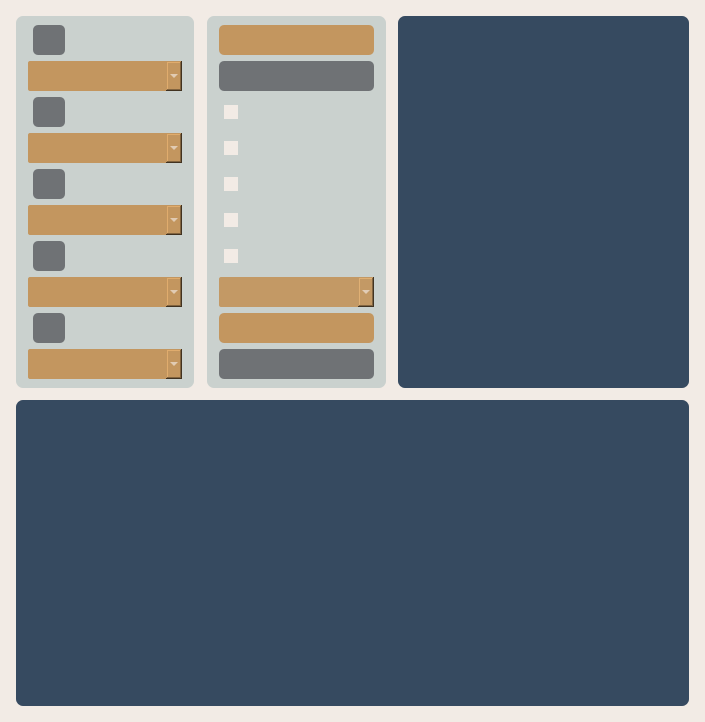
<?xml version="1.0" encoding="UTF-8"?>
<ui version="4.0">
 <class>MainWindow</class>
 <widget class="QMainWindow" name="MainWindow">
  <property name="geometry">
   <rect>
    <x>0</x>
    <y>0</y>
    <width>705</width>
    <height>722</height>
   </rect>
  </property>
  <property name="windowTitle">
   <string>MainWindow</string>
  </property>
  <widget class="QWidget" name="centralwidget">
   <property name="styleSheet">
    <string notr="true">#centralwidget{
background-color: rgb(242, 235, 229);}</string>
   </property>
   <layout class="QGridLayout" name="gridLayout" rowstretch="1,98,1" columnstretch="1,98,1">
    <item row="1" column="2">
     <spacer name="horizontalSpacer_16">
      <property name="orientation">
       <enum>Qt::Horizontal</enum>
      </property>
      <property name="sizeHint" stdset="0">
       <size>
        <width>40</width>
        <height>20</height>
       </size>
      </property>
     </spacer>
    </item>
    <item row="0" column="1">
     <spacer name="verticalSpacer">
      <property name="orientation">
       <enum>Qt::Vertical</enum>
      </property>
      <property name="sizeHint" stdset="0">
       <size>
        <width>20</width>
        <height>40</height>
       </size>
      </property>
     </spacer>
    </item>
    <item row="1" column="1">
     <layout class="QVBoxLayout" name="verticalLayout" stretch="49,1,50">
      <item>
       <layout class="QHBoxLayout" name="horizontalLayout_3" stretch="27,1,27,1,44">
        <item>
         <widget class="QFrame" name="verticalFrame_2">
          <property name="styleSheet">
           <string notr="true">#verticalFrame_2{
background-color: rgb(202, 209, 206);
border-radius:7px;}</string>
          </property>
          <layout class="QVBoxLayout" name="verticalLayout_6" stretch="15,2,15,2,15,2,15,2,0,0,0,0,15,2,15,0,0,0">
           <item>
            <layout class="QHBoxLayout" name="horizontalLayout_4" stretch="5,20,75">
             <item>
              <spacer name="horizontalSpacer_3">
               <property name="orientation">
                <enum>Qt::Horizontal</enum>
               </property>
               <property name="sizeHint" stdset="0">
                <size>
                 <width>40</width>
                 <height>20</height>
                </size>
               </property>
              </spacer>
             </item>
             <item>
              <widget class="QLabel" name="label_3">
               <property name="styleSheet">
                <string notr="true">border-radius:5px;min-height: 30px;
color:rgb(242, 235, 229);
background-color: rgb(111, 114, 117);</string>
               </property>
               <property name="frameShape">
                <enum>QFrame::StyledPanel</enum>
               </property>
               <property name="text">
                <string/>
               </property>
               <property name="alignment">
                <set>Qt::AlignCenter</set>
               </property>
              </widget>
             </item>
             <item>
              <spacer name="horizontalSpacer_4">
               <property name="orientation">
                <enum>Qt::Horizontal</enum>
               </property>
               <property name="sizeHint" stdset="0">
                <size>
                 <width>40</width>
                 <height>20</height>
                </size>
               </property>
              </spacer>
             </item>
            </layout>
           </item>
           <item>
            <spacer name="verticalSpacer_8">
             <property name="orientation">
              <enum>Qt::Vertical</enum>
             </property>
             <property name="sizeHint" stdset="0">
              <size>
               <width>20</width>
               <height>40</height>
              </size>
             </property>
            </spacer>
           </item>
           <item>
            <layout class="QHBoxLayout" name="horizontalLayout_5" stretch="2,96,2">
             <item>
              <spacer name="horizontalSpacer_5">
               <property name="orientation">
                <enum>Qt::Horizontal</enum>
               </property>
               <property name="sizeHint" stdset="0">
                <size>
                 <width>40</width>
                 <height>20</height>
                </size>
               </property>
              </spacer>
             </item>
             <item>
              <widget class="QComboBox" name="comboBox">
               <property name="styleSheet">
                <string notr="true">background-color: rgb(195, 150, 95);
border-radius:2px;
min-height: 30px;color: rgb(19, 19, 19);
color: rgb(242, 235, 229);</string>
               </property>
               <property name="insertPolicy">
                <enum>QComboBox::InsertAtCurrent</enum>
               </property>
              </widget>
             </item>
             <item>
              <spacer name="horizontalSpacer_6">
               <property name="orientation">
                <enum>Qt::Horizontal</enum>
               </property>
               <property name="sizeHint" stdset="0">
                <size>
                 <width>40</width>
                 <height>20</height>
                </size>
               </property>
              </spacer>
             </item>
            </layout>
           </item>
           <item>
            <spacer name="verticalSpacer_7">
             <property name="orientation">
              <enum>Qt::Vertical</enum>
             </property>
             <property name="sizeHint" stdset="0">
              <size>
               <width>20</width>
               <height>40</height>
              </size>
             </property>
            </spacer>
           </item>
           <item>
            <layout class="QHBoxLayout" name="horizontalLayout_6" stretch="5,20,75">
             <item>
              <spacer name="horizontalSpacer_7">
               <property name="orientation">
                <enum>Qt::Horizontal</enum>
               </property>
               <property name="sizeHint" stdset="0">
                <size>
                 <width>40</width>
                 <height>20</height>
                </size>
               </property>
              </spacer>
             </item>
             <item>
              <widget class="QLabel" name="label_4">
               <property name="styleSheet">
                <string notr="true">border-radius:5px;min-height: 30px;
color:rgb(242, 235, 229);
background-color: rgb(111, 114, 117);</string>
               </property>
               <property name="frameShape">
                <enum>QFrame::StyledPanel</enum>
               </property>
               <property name="text">
                <string/>
               </property>
               <property name="alignment">
                <set>Qt::AlignCenter</set>
               </property>
              </widget>
             </item>
             <item>
              <spacer name="horizontalSpacer_8">
               <property name="orientation">
                <enum>Qt::Horizontal</enum>
               </property>
               <property name="sizeHint" stdset="0">
                <size>
                 <width>40</width>
                 <height>20</height>
                </size>
               </property>
              </spacer>
             </item>
            </layout>
           </item>
           <item>
            <spacer name="verticalSpacer_6">
             <property name="orientation">
              <enum>Qt::Vertical</enum>
             </property>
             <property name="sizeHint" stdset="0">
              <size>
               <width>20</width>
               <height>40</height>
              </size>
             </property>
            </spacer>
           </item>
           <item>
            <layout class="QHBoxLayout" name="horizontalLayout_7" stretch="2,96,2">
             <item>
              <spacer name="horizontalSpacer_9">
               <property name="orientation">
                <enum>Qt::Horizontal</enum>
               </property>
               <property name="sizeHint" stdset="0">
                <size>
                 <width>40</width>
                 <height>20</height>
                </size>
               </property>
              </spacer>
             </item>
             <item>
              <widget class="QComboBox" name="comboBox_2">
               <property name="styleSheet">
                <string notr="true">background-color: rgb(195, 150, 95);
border-radius:2px;
min-height: 30px;color: rgb(19, 19, 19);
color: rgb(242, 235, 229);</string>
               </property>
              </widget>
             </item>
             <item>
              <spacer name="horizontalSpacer_10">
               <property name="orientation">
                <enum>Qt::Horizontal</enum>
               </property>
               <property name="sizeHint" stdset="0">
                <size>
                 <width>40</width>
                 <height>20</height>
                </size>
               </property>
              </spacer>
             </item>
            </layout>
           </item>
           <item>
            <spacer name="verticalSpacer_5">
             <property name="orientation">
              <enum>Qt::Vertical</enum>
             </property>
             <property name="sizeHint" stdset="0">
              <size>
               <width>20</width>
               <height>40</height>
              </size>
             </property>
            </spacer>
           </item>
           <item>
            <layout class="QHBoxLayout" name="horizontalLayout_9" stretch="5,20,75">
             <item>
              <spacer name="horizontalSpacer_19">
               <property name="orientation">
                <enum>Qt::Horizontal</enum>
               </property>
               <property name="sizeHint" stdset="0">
                <size>
                 <width>40</width>
                 <height>20</height>
                </size>
               </property>
              </spacer>
             </item>
             <item>
              <widget class="QLabel" name="label_5">
               <property name="styleSheet">
                <string notr="true">border-radius:5px;min-height: 30px;
color:rgb(242, 235, 229);
background-color: rgb(111, 114, 117);</string>
               </property>
               <property name="frameShape">
                <enum>QFrame::StyledPanel</enum>
               </property>
               <property name="text">
                <string/>
               </property>
               <property name="alignment">
                <set>Qt::AlignCenter</set>
               </property>
              </widget>
             </item>
             <item>
              <spacer name="horizontalSpacer_18">
               <property name="orientation">
                <enum>Qt::Horizontal</enum>
               </property>
               <property name="sizeHint" stdset="0">
                <size>
                 <width>40</width>
                 <height>20</height>
                </size>
               </property>
              </spacer>
             </item>
            </layout>
           </item>
           <item>
            <spacer name="verticalSpacer_10">
             <property name="orientation">
              <enum>Qt::Vertical</enum>
             </property>
             <property name="sizeHint" stdset="0">
              <size>
               <width>20</width>
               <height>40</height>
              </size>
             </property>
            </spacer>
           </item>
           <item>
            <layout class="QHBoxLayout" name="horizontalLayout_10" stretch="2,96,2">
             <item>
              <spacer name="horizontalSpacer_20">
               <property name="orientation">
                <enum>Qt::Horizontal</enum>
               </property>
               <property name="sizeHint" stdset="0">
                <size>
                 <width>40</width>
                 <height>20</height>
                </size>
               </property>
              </spacer>
             </item>
             <item>
              <widget class="QComboBox" name="comboBox_4">
               <property name="styleSheet">
                <string notr="true">background-color: rgb(195, 150, 95);
border-radius:2px;
min-height: 30px;color: rgb(19, 19, 19);
color: rgb(242, 235, 229);</string>
               </property>
              </widget>
             </item>
             <item>
              <spacer name="horizontalSpacer_21">
               <property name="orientation">
                <enum>Qt::Horizontal</enum>
               </property>
               <property name="sizeHint" stdset="0">
                <size>
                 <width>40</width>
                 <height>20</height>
                </size>
               </property>
              </spacer>
             </item>
            </layout>
           </item>
           <item>
            <spacer name="verticalSpacer_11">
             <property name="orientation">
              <enum>Qt::Vertical</enum>
             </property>
             <property name="sizeHint" stdset="0">
              <size>
               <width>20</width>
               <height>40</height>
              </size>
             </property>
            </spacer>
           </item>
           <item>
            <layout class="QHBoxLayout" name="horizontalLayout_8" stretch="5,20,75">
             <item>
              <spacer name="horizontalSpacer_11">
               <property name="orientation">
                <enum>Qt::Horizontal</enum>
               </property>
               <property name="sizeHint" stdset="0">
                <size>
                 <width>40</width>
                 <height>20</height>
                </size>
               </property>
              </spacer>
             </item>
             <item>
              <widget class="QLabel" name="label_6">
               <property name="styleSheet">
                <string notr="true">border-radius:5px;min-height: 30px;
color:rgb(242, 235, 229);
background-color: rgb(111, 114, 117);</string>
               </property>
               <property name="frameShape">
                <enum>QFrame::StyledPanel</enum>
               </property>
               <property name="text">
                <string/>
               </property>
               <property name="alignment">
                <set>Qt::AlignCenter</set>
               </property>
              </widget>
             </item>
             <item>
              <spacer name="horizontalSpacer_12">
               <property name="orientation">
                <enum>Qt::Horizontal</enum>
               </property>
               <property name="sizeHint" stdset="0">
                <size>
                 <width>40</width>
                 <height>20</height>
                </size>
               </property>
              </spacer>
             </item>
            </layout>
           </item>
           <item>
            <spacer name="verticalSpacer_4">
             <property name="orientation">
              <enum>Qt::Vertical</enum>
             </property>
             <property name="sizeHint" stdset="0">
              <size>
               <width>20</width>
               <height>40</height>
              </size>
             </property>
            </spacer>
           </item>
           <item>
            <layout class="QHBoxLayout" name="horizontalLayout_11" stretch="2,96,2">
             <item>
              <spacer name="horizontalSpacer_13">
               <property name="orientation">
                <enum>Qt::Horizontal</enum>
               </property>
               <property name="sizeHint" stdset="0">
                <size>
                 <width>40</width>
                 <height>20</height>
                </size>
               </property>
              </spacer>
             </item>
             <item>
              <widget class="QComboBox" name="comboBox_3">
               <property name="styleSheet">
                <string notr="true">background-color: rgb(195, 150, 95);
border-radius:2px;
min-height: 30px;color: rgb(19, 19, 19);
color: rgb(242, 235, 229);</string>
               </property>
              </widget>
             </item>
             <item>
              <spacer name="horizontalSpacer_14">
               <property name="orientation">
                <enum>Qt::Horizontal</enum>
               </property>
               <property name="sizeHint" stdset="0">
                <size>
                 <width>40</width>
                 <height>20</height>
                </size>
               </property>
              </spacer>
             </item>
            </layout>
           </item>
           <item>
            <layout class="QHBoxLayout" name="horizontalLayout_14" stretch="5,20,75">
             <item>
              <spacer name="horizontalSpacer_25">
               <property name="orientation">
                <enum>Qt::Horizontal</enum>
               </property>
               <property name="sizeHint" stdset="0">
                <size>
                 <width>40</width>
                 <height>20</height>
                </size>
               </property>
              </spacer>
             </item>
             <item>
              <widget class="QLabel" name="label">
               <property name="styleSheet">
                <string notr="true">border-radius:5px;min-height: 30px;
color:rgb(242, 235, 229);
background-color: rgb(111, 114, 117);</string>
               </property>
               <property name="text">
                <string/>
               </property>
               <property name="alignment">
                <set>Qt::AlignCenter</set>
               </property>
              </widget>
             </item>
             <item>
              <spacer name="horizontalSpacer_24">
               <property name="orientation">
                <enum>Qt::Horizontal</enum>
               </property>
               <property name="sizeHint" stdset="0">
                <size>
                 <width>40</width>
                 <height>20</height>
                </size>
               </property>
              </spacer>
             </item>
            </layout>
           </item>
           <item>
            <spacer name="verticalSpacer_12">
             <property name="orientation">
              <enum>Qt::Vertical</enum>
             </property>
             <property name="sizeHint" stdset="0">
              <size>
               <width>20</width>
               <height>40</height>
              </size>
             </property>
            </spacer>
           </item>
           <item>
            <layout class="QHBoxLayout" name="horizontalLayout_15" stretch="2,96,2">
             <item>
              <spacer name="horizontalSpacer_26">
               <property name="orientation">
                <enum>Qt::Horizontal</enum>
               </property>
               <property name="sizeHint" stdset="0">
                <size>
                 <width>40</width>
                 <height>20</height>
                </size>
               </property>
              </spacer>
             </item>
             <item>
              <widget class="QComboBox" name="comboBox_5">
               <property name="styleSheet">
                <string notr="true">background-color: rgb(195, 150, 95);
border-radius:2px;
min-height: 30px;color: rgb(19, 19, 19);
color: rgb(242, 235, 229);</string>
               </property>
              </widget>
             </item>
             <item>
              <spacer name="horizontalSpacer_27">
               <property name="orientation">
                <enum>Qt::Horizontal</enum>
               </property>
               <property name="sizeHint" stdset="0">
                <size>
                 <width>40</width>
                 <height>20</height>
                </size>
               </property>
              </spacer>
             </item>
            </layout>
           </item>
          </layout>
         </widget>
        </item>
        <item>
         <spacer name="horizontalSpacer">
          <property name="orientation">
           <enum>Qt::Horizontal</enum>
          </property>
          <property name="sizeHint" stdset="0">
           <size>
            <width>40</width>
            <height>20</height>
           </size>
          </property>
         </spacer>
        </item>
        <item>
         <widget class="QFrame" name="verticalFrame_5">
          <property name="styleSheet">
           <string notr="true">#verticalFrame_5{
background-color: rgb(202, 209, 206);
border-radius:7px;}</string>
          </property>
          <layout class="QVBoxLayout" name="verticalLayout_2" stretch="28,2,38,2,9,2,9,2,9">
           <item>
            <layout class="QVBoxLayout" name="verticalLayout_9">
             <item>
              <layout class="QHBoxLayout" name="horizontalLayout_16" stretch="2,96,2">
               <item>
                <spacer name="horizontalSpacer_28">
                 <property name="orientation">
                  <enum>Qt::Horizontal</enum>
                 </property>
                 <property name="sizeHint" stdset="0">
                  <size>
                   <width>40</width>
                   <height>20</height>
                  </size>
                 </property>
                </spacer>
               </item>
               <item>
                <widget class="QPushButton" name="pushButton_4">
                 <property name="styleSheet">
                  <string notr="true">background-color: rgb(195, 150, 95);
border-radius:5px;
min-height:30px;color: rgb(242, 235, 229);</string>
                 </property>
                 <property name="text">
                  <string/>
                 </property>
                </widget>
               </item>
               <item>
                <spacer name="horizontalSpacer_48">
                 <property name="orientation">
                  <enum>Qt::Horizontal</enum>
                 </property>
                 <property name="sizeHint" stdset="0">
                  <size>
                   <width>40</width>
                   <height>20</height>
                  </size>
                 </property>
                </spacer>
               </item>
              </layout>
             </item>
             <item>
              <layout class="QHBoxLayout" name="horizontalLayout_18" stretch="2,96,2">
               <item>
                <spacer name="horizontalSpacer_33">
                 <property name="orientation">
                  <enum>Qt::Horizontal</enum>
                 </property>
                 <property name="sizeHint" stdset="0">
                  <size>
                   <width>40</width>
                   <height>20</height>
                  </size>
                 </property>
                </spacer>
               </item>
               <item>
                <widget class="QLabel" name="label_2">
                 <property name="styleSheet">
                  <string notr="true">border-radius:5px;min-height: 30px;
color:rgb(242, 235, 229);
background-color: rgb(111, 114, 117);</string>
                 </property>
                 <property name="text">
                  <string/>
                 </property>
                 <property name="alignment">
                  <set>Qt::AlignCenter</set>
                 </property>
                </widget>
               </item>
               <item>
                <spacer name="horizontalSpacer_34">
                 <property name="orientation">
                  <enum>Qt::Horizontal</enum>
                 </property>
                 <property name="sizeHint" stdset="0">
                  <size>
                   <width>40</width>
                   <height>20</height>
                  </size>
                 </property>
                </spacer>
               </item>
              </layout>
             </item>
            </layout>
           </item>
           <item>
            <spacer name="verticalSpacer_19">
             <property name="orientation">
              <enum>Qt::Vertical</enum>
             </property>
             <property name="sizeHint" stdset="0">
              <size>
               <width>20</width>
               <height>40</height>
              </size>
             </property>
            </spacer>
           </item>
           <item>
            <layout class="QVBoxLayout" name="verticalLayout_3" stretch="18,2,18,2,18,2,18,2,20">
             <item>
              <layout class="QHBoxLayout" name="horizontalLayout_19" stretch="5,50,45">
               <item>
                <spacer name="horizontalSpacer_35">
                 <property name="orientation">
                  <enum>Qt::Horizontal</enum>
                 </property>
                 <property name="sizeHint" stdset="0">
                  <size>
                   <width>40</width>
                   <height>20</height>
                  </size>
                 </property>
                </spacer>
               </item>
               <item>
                <widget class="QCheckBox" name="checkBox_2">
                 <property name="styleSheet">
                  <string notr="true">QCheckBox{
min-height: 30px;
color: rgb(30, 43, 58);
}

QCheckBox::indicator:checked {
background-color: rgb(30, 43, 58);
}

QCheckBox::indicator {
background-color: rgb(242, 235, 229);
}</string>
                 </property>
                 <property name="text">
                  <string/>
                 </property>
                </widget>
               </item>
               <item>
                <spacer name="horizontalSpacer_36">
                 <property name="orientation">
                  <enum>Qt::Horizontal</enum>
                 </property>
                 <property name="sizeHint" stdset="0">
                  <size>
                   <width>40</width>
                   <height>20</height>
                  </size>
                 </property>
                </spacer>
               </item>
              </layout>
             </item>
             <item>
              <spacer name="verticalSpacer_13">
               <property name="orientation">
                <enum>Qt::Vertical</enum>
               </property>
               <property name="sizeHint" stdset="0">
                <size>
                 <width>20</width>
                 <height>40</height>
                </size>
               </property>
              </spacer>
             </item>
             <item>
              <layout class="QHBoxLayout" name="horizontalLayout_20" stretch="5,50,45">
               <item>
                <spacer name="horizontalSpacer_38">
                 <property name="orientation">
                  <enum>Qt::Horizontal</enum>
                 </property>
                 <property name="sizeHint" stdset="0">
                  <size>
                   <width>40</width>
                   <height>20</height>
                  </size>
                 </property>
                </spacer>
               </item>
               <item>
                <widget class="QCheckBox" name="checkBox">
                 <property name="styleSheet">
                  <string notr="true">QCheckBox{
min-height: 30px;
color: rgb(30, 43, 58);
}

QCheckBox::indicator:checked {
background-color: rgb(30, 43, 58);
}

QCheckBox::indicator {
background-color: rgb(242, 235, 229);
}</string>
                 </property>
                 <property name="text">
                  <string/>
                 </property>
                </widget>
               </item>
               <item>
                <spacer name="horizontalSpacer_37">
                 <property name="orientation">
                  <enum>Qt::Horizontal</enum>
                 </property>
                 <property name="sizeHint" stdset="0">
                  <size>
                   <width>40</width>
                   <height>20</height>
                  </size>
                 </property>
                </spacer>
               </item>
              </layout>
             </item>
             <item>
              <spacer name="verticalSpacer_14">
               <property name="orientation">
                <enum>Qt::Vertical</enum>
               </property>
               <property name="sizeHint" stdset="0">
                <size>
                 <width>20</width>
                 <height>40</height>
                </size>
               </property>
              </spacer>
             </item>
             <item>
              <layout class="QHBoxLayout" name="horizontalLayout_21" stretch="5,50,45">
               <item>
                <spacer name="horizontalSpacer_39">
                 <property name="orientation">
                  <enum>Qt::Horizontal</enum>
                 </property>
                 <property name="sizeHint" stdset="0">
                  <size>
                   <width>40</width>
                   <height>20</height>
                  </size>
                 </property>
                </spacer>
               </item>
               <item>
                <widget class="QCheckBox" name="checkBox_3">
                 <property name="styleSheet">
                  <string notr="true">QCheckBox{
min-height: 30px;
color: rgb(30, 43, 58);
}

QCheckBox::indicator:checked {
background-color: rgb(30, 43, 58);
}

QCheckBox::indicator {
background-color: rgb(242, 235, 229);
}</string>
                 </property>
                 <property name="text">
                  <string/>
                 </property>
                </widget>
               </item>
               <item>
                <spacer name="horizontalSpacer_40">
                 <property name="orientation">
                  <enum>Qt::Horizontal</enum>
                 </property>
                 <property name="sizeHint" stdset="0">
                  <size>
                   <width>40</width>
                   <height>20</height>
                  </size>
                 </property>
                </spacer>
               </item>
              </layout>
             </item>
             <item>
              <spacer name="verticalSpacer_15">
               <property name="orientation">
                <enum>Qt::Vertical</enum>
               </property>
               <property name="sizeHint" stdset="0">
                <size>
                 <width>20</width>
                 <height>40</height>
                </size>
               </property>
              </spacer>
             </item>
             <item>
              <layout class="QHBoxLayout" name="horizontalLayout_22" stretch="5,50,45">
               <item>
                <spacer name="horizontalSpacer_41">
                 <property name="orientation">
                  <enum>Qt::Horizontal</enum>
                 </property>
                 <property name="sizeHint" stdset="0">
                  <size>
                   <width>40</width>
                   <height>20</height>
                  </size>
                 </property>
                </spacer>
               </item>
               <item>
                <widget class="QCheckBox" name="checkBox_4">
                 <property name="styleSheet">
                  <string notr="true">QCheckBox{
min-height: 30px;
color: rgb(30, 43, 58);
}

QCheckBox::indicator:checked {
background-color: rgb(30, 43, 58);
}

QCheckBox::indicator {
background-color: rgb(242, 235, 229);
}</string>
                 </property>
                 <property name="text">
                  <string/>
                 </property>
                </widget>
               </item>
               <item>
                <spacer name="horizontalSpacer_42">
                 <property name="orientation">
                  <enum>Qt::Horizontal</enum>
                 </property>
                 <property name="sizeHint" stdset="0">
                  <size>
                   <width>40</width>
                   <height>20</height>
                  </size>
                 </property>
                </spacer>
               </item>
              </layout>
             </item>
             <item>
              <spacer name="verticalSpacer_16">
               <property name="orientation">
                <enum>Qt::Vertical</enum>
               </property>
               <property name="sizeHint" stdset="0">
                <size>
                 <width>20</width>
                 <height>40</height>
                </size>
               </property>
              </spacer>
             </item>
             <item>
              <layout class="QHBoxLayout" name="horizontalLayout_23" stretch="5,50,45">
               <item>
                <spacer name="horizontalSpacer_43">
                 <property name="orientation">
                  <enum>Qt::Horizontal</enum>
                 </property>
                 <property name="sizeHint" stdset="0">
                  <size>
                   <width>40</width>
                   <height>20</height>
                  </size>
                 </property>
                </spacer>
               </item>
               <item>
                <widget class="QCheckBox" name="checkBox_5">
                 <property name="styleSheet">
                  <string notr="true">QCheckBox{
min-height: 30px;
color: rgb(30, 43, 58);
}

QCheckBox::indicator:checked {
background-color: rgb(30, 43, 58);
}

QCheckBox::indicator {
background-color: rgb(242, 235, 229);
}</string>
                 </property>
                 <property name="text">
                  <string/>
                 </property>
                </widget>
               </item>
               <item>
                <spacer name="horizontalSpacer_44">
                 <property name="orientation">
                  <enum>Qt::Horizontal</enum>
                 </property>
                 <property name="sizeHint" stdset="0">
                  <size>
                   <width>40</width>
                   <height>20</height>
                  </size>
                 </property>
                </spacer>
               </item>
              </layout>
             </item>
            </layout>
           </item>
           <item>
            <spacer name="verticalSpacer_18">
             <property name="orientation">
              <enum>Qt::Vertical</enum>
             </property>
             <property name="sizeHint" stdset="0">
              <size>
               <width>20</width>
               <height>40</height>
              </size>
             </property>
            </spacer>
           </item>
           <item>
            <layout class="QHBoxLayout" name="horizontalLayout_2" stretch="2,96,2">
             <item>
              <spacer name="horizontalSpacer_29">
               <property name="orientation">
                <enum>Qt::Horizontal</enum>
               </property>
               <property name="sizeHint" stdset="0">
                <size>
                 <width>40</width>
                 <height>20</height>
                </size>
               </property>
              </spacer>
             </item>
             <item>
              <widget class="QComboBox" name="comboBox_6">
               <property name="styleSheet">
                <string notr="true">background-color: rgb(195, 153, 101);
border-radius:2px;
min-height: 30px;color: rgb(242, 235, 229);</string>
               </property>
              </widget>
             </item>
             <item>
              <spacer name="horizontalSpacer_30">
               <property name="orientation">
                <enum>Qt::Horizontal</enum>
               </property>
               <property name="sizeHint" stdset="0">
                <size>
                 <width>40</width>
                 <height>20</height>
                </size>
               </property>
              </spacer>
             </item>
            </layout>
           </item>
           <item>
            <spacer name="verticalSpacer_17">
             <property name="orientation">
              <enum>Qt::Vertical</enum>
             </property>
             <property name="sizeHint" stdset="0">
              <size>
               <width>20</width>
               <height>40</height>
              </size>
             </property>
            </spacer>
           </item>
           <item>
            <layout class="QHBoxLayout" name="horizontalLayout_17" stretch="2,96,2">
             <item>
              <spacer name="horizontalSpacer_31">
               <property name="orientation">
                <enum>Qt::Horizontal</enum>
               </property>
               <property name="sizeHint" stdset="0">
                <size>
                 <width>40</width>
                 <height>20</height>
                </size>
               </property>
              </spacer>
             </item>
             <item>
              <widget class="QPushButton" name="pushButton">
               <property name="styleSheet">
                <string notr="true">background-color: rgb(195, 150, 95);
border-radius:5px;
min-height:30px;color: rgb(242, 235, 229);</string>
               </property>
               <property name="text">
                <string/>
               </property>
              </widget>
             </item>
             <item>
              <spacer name="horizontalSpacer_32">
               <property name="orientation">
                <enum>Qt::Horizontal</enum>
               </property>
               <property name="sizeHint" stdset="0">
                <size>
                 <width>40</width>
                 <height>20</height>
                </size>
               </property>
              </spacer>
             </item>
            </layout>
           </item>
           <item>
            <spacer name="verticalSpacer_20">
             <property name="orientation">
              <enum>Qt::Vertical</enum>
             </property>
             <property name="sizeHint" stdset="0">
              <size>
               <width>20</width>
               <height>40</height>
              </size>
             </property>
            </spacer>
           </item>
           <item>
            <layout class="QHBoxLayout" name="horizontalLayout_24" stretch="2,96,2">
             <item>
              <spacer name="horizontalSpacer_46">
               <property name="orientation">
                <enum>Qt::Horizontal</enum>
               </property>
               <property name="sizeHint" stdset="0">
                <size>
                 <width>40</width>
                 <height>20</height>
                </size>
               </property>
              </spacer>
             </item>
             <item>
              <widget class="QPushButton" name="pushButton_2">
               <property name="styleSheet">
                <string notr="true">background-color: rgb(111, 114, 117);
border-radius:5px;
min-height:30px;color: rgb(242, 235, 229);</string>
               </property>
               <property name="text">
                <string/>
               </property>
              </widget>
             </item>
             <item>
              <spacer name="horizontalSpacer_47">
               <property name="orientation">
                <enum>Qt::Horizontal</enum>
               </property>
               <property name="sizeHint" stdset="0">
                <size>
                 <width>40</width>
                 <height>20</height>
                </size>
               </property>
              </spacer>
             </item>
            </layout>
           </item>
          </layout>
         </widget>
        </item>
        <item>
         <spacer name="horizontalSpacer_2">
          <property name="orientation">
           <enum>Qt::Horizontal</enum>
          </property>
          <property name="sizeHint" stdset="0">
           <size>
            <width>40</width>
            <height>20</height>
           </size>
          </property>
         </spacer>
        </item>
        <item>
         <widget class="QFrame" name="horizontalFrame_3">
          <property name="styleSheet">
           <string notr="true">#horizontalFrame_3{

background-color: rgb(54, 74, 96);
border-radius:7px;}</string>
          </property>
          <layout class="QHBoxLayout" name="horizontalLayout_12" stretch="0">
           <item>
            <layout class="QHBoxLayout" name="horizontalLayout_25"/>
           </item>
          </layout>
         </widget>
        </item>
       </layout>
      </item>
      <item>
       <spacer name="verticalSpacer_3">
        <property name="orientation">
         <enum>Qt::Vertical</enum>
        </property>
        <property name="sizeHint" stdset="0">
         <size>
          <width>20</width>
          <height>40</height>
         </size>
        </property>
       </spacer>
      </item>
      <item>
       <layout class="QHBoxLayout" name="horizontalLayout">
        <item>
         <widget class="QFrame" name="horizontalFrame_7">
          <property name="styleSheet">
           <string notr="true">#horizontalFrame_7{border-radius:7px;

background-color: rgb(54, 74, 96);}</string>
          </property>
          <layout class="QHBoxLayout" name="horizontalLayout_13" stretch="80,20">
           <item>
            <widget class="QFrame" name="verticalFrame_3">
             <property name="styleSheet">
              <string notr="true">#verticalFrame_3{border-radius:7px;
background-color: rgb(54, 74, 96);}
</string>
             </property>
             <layout class="QVBoxLayout" name="verticalLayout_7" stretch="0">
              <item>
               <layout class="QVBoxLayout" name="verticalLayout_11"/>
              </item>
             </layout>
            </widget>
           </item>
           <item>
            <widget class="QFrame" name="verticalFrame_4">
             <property name="styleSheet">
              <string notr="true">#verticalFrame_4{
background-color: rgb(54, 74, 96);
border-radius:7px;}</string>
             </property>
             <layout class="QVBoxLayout" name="verticalLayout_8" stretch="80">
              <item>
               <layout class="QVBoxLayout" name="verticalLayout_10"/>
              </item>
             </layout>
            </widget>
           </item>
          </layout>
         </widget>
        </item>
       </layout>
      </item>
     </layout>
    </item>
    <item row="1" column="0">
     <spacer name="horizontalSpacer_15">
      <property name="orientation">
       <enum>Qt::Horizontal</enum>
      </property>
      <property name="sizeHint" stdset="0">
       <size>
        <width>40</width>
        <height>20</height>
       </size>
      </property>
     </spacer>
    </item>
    <item row="2" column="1">
     <spacer name="verticalSpacer_2">
      <property name="orientation">
       <enum>Qt::Vertical</enum>
      </property>
      <property name="sizeHint" stdset="0">
       <size>
        <width>20</width>
        <height>40</height>
       </size>
      </property>
     </spacer>
    </item>
   </layout>
  </widget>
 </widget>
 <resources/>
 <connections/>
</ui>
